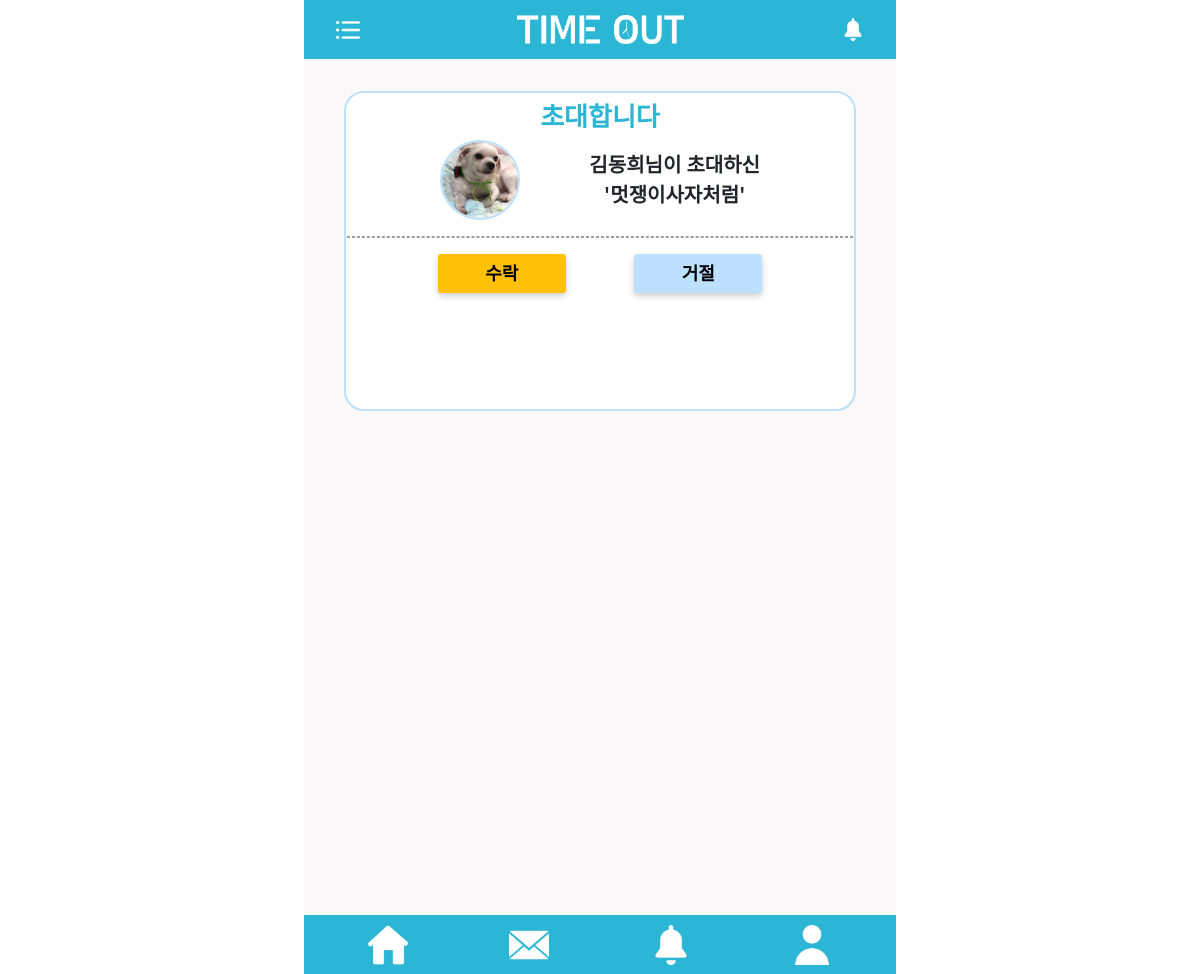
Page /check/ (signed in) on the earlier database version.
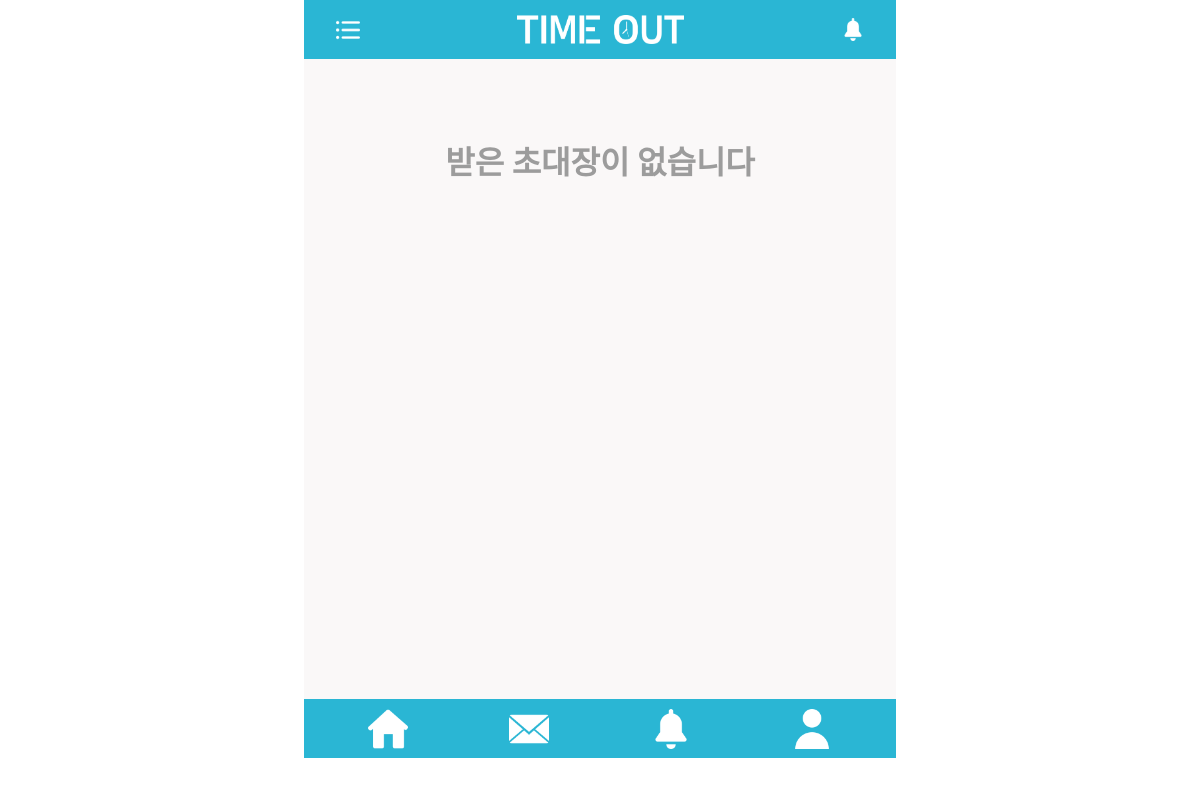
Same page on the later database version.
### mainapp/models.py (models this page shows, shortened)
class Invite(models.Model):
    title = models.CharField(max_length=100, null=True, blank=True)
    send = models.CharField(max_length=100)
    check = models.BooleanField(null=True, blank=True)
    receive = models.CharField(max_length=100)

### mainapp/views.py (the view)
# urls.py: path('check/', mainapp.views.check, name='check'),
def check(request):
    inv_list=[]
    invitations = Invite.objects.all()
    us = User_account.objects.get(name = request.user)
    for inv in invitations:
        if inv.receive == us.nickname:
            inv_list.append(inv)
    return render(request, 'check.html', {'inv_list':inv_list})

### mainapp/templates/check.html (shortened to what this page needs)
<!DOCTYPE html>
<html lang="en">
<head>
    <link href="../static/css/check.css" rel="stylesheet">
    <link rel="stylesheet" href="https://stackpath.bootstrapcdn.com/bootstrap/4.3.1/css/bootstrap.min.css"
>
</head>
<body>
    <div class="head-bar">
        <img id="icon1" src="../static/img/list.png" alt="">
        <img id="logo" src="../static/img/로고화이트.png" alt="">
        <img id="icon2" src="../static/img/bell.png" alt="">
    </div>
    {% if not inv_list %}
    <div class="middle">
        <div class="no" style=" margin-top: 5rem;display: flex;justify-content: center;text-align: center;">
            <span id="nocheck" style="text-align: center;font-weight: bold;color: #9c9c9c;font-size: xx-large;">받은 초대장이 없습니다</span>
        </div>
    </div>
    {% else %}
    <div class="middle"  style=" display: flex;
        flex-direction: column; height: 53.5rem; overflow: scroll;">
    {% for inv in inv_list %}
        <div class="card" style ="width: 32rem;
        height: 20rem; margin-bottom: 1rem;">
            <h1 id="title">초대합니다</h1>
            <div class="info">
                <img id="simg" src="../static/img/계정이미지.jpg" alt="">
                <p id="content">{{inv.send}}님이 초대하신<br>'{{inv.title}}'</p>
            </div>
            <hr class="line">
            <div class="button">
                <a href='{% url "yes" inv.id %}'><button id="accept"><span style="font-size: 18px; font-weight:bold; color:black;">수락</span></button></a>
                <a href='{% url "no" %}'><button id="reject"><span style="font-size: 18px; font-weight:bold; color:black;">거절</span></button></a>
            </div>
        </div>
        {% endfor %}
    </div>
    {% endif %}
    <div class="foot-bar">
        <a href="{% url 'home' %}"><img id="foot-home" src="../static/img/home.png" alt=""></a>
        <a href="{% url 'check' %}"><img id="foot-invite" src="../static/img/invite.png" alt=""></a>
        <a href="{% url 'map' %}"><img id="foot-bell" src="../static/img/bell.png" alt=""></a>
        <a href="{% url 'portfolio' %}"><img id="foot-user" src="../static/img/user.png" alt=""></a>
    </div>
</body>
</html>

Differences in the rows shown:
removed Invite: send "김동희", title "멋쟁이사자처럼"
Other differences:
text now shown: "받은 초대장이 없습니다"
